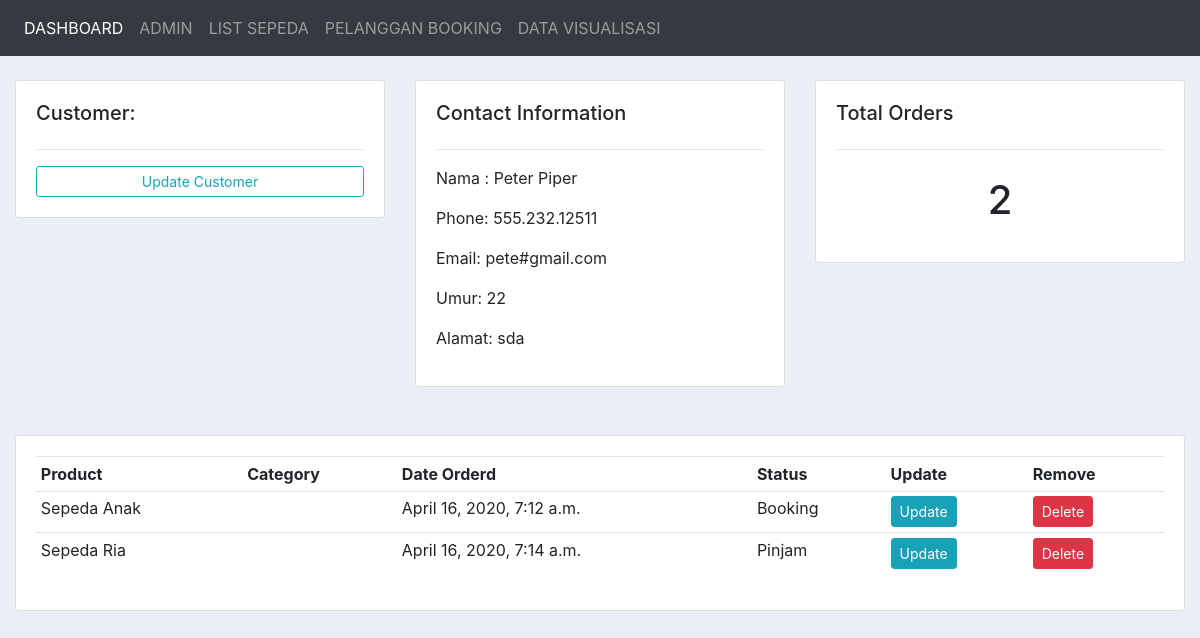
Page /customer/2/ on the earlier database version.
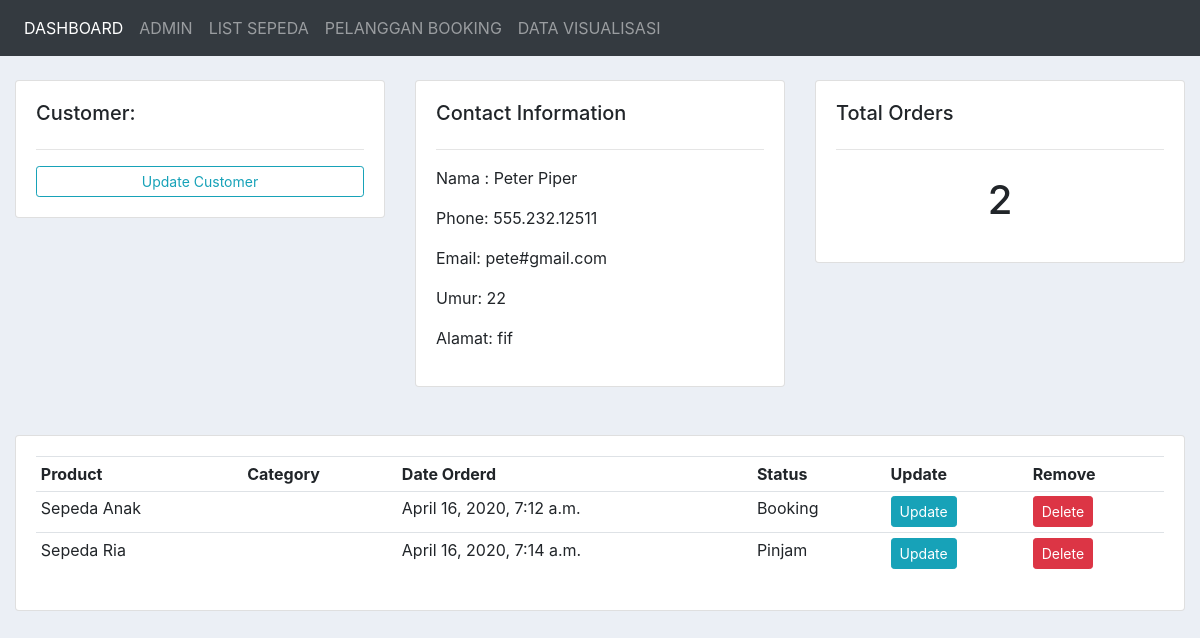
Same page on the later database version.
### accounts/models.py (models this page shows, shortened)
class Customer(models.Model):
	name = models.CharField(max_length=200, null=True)
	phone = models.CharField(max_length=200, null=True)
	email = models.CharField(max_length=200, null=True)
	umur = models.CharField(max_length=200, null=True)
	alamat = models.CharField(max_length=200, null=True)
	date_created = models.DateTimeField(auto_now_add=True, null=True)

class Order(models.Model):
	STATUS = (
			('Booking', 'Booking'),
			('Pinjam', 'Pinjam'),
			('Selesai', 'Selesai')
			)
	PINJAM = (
		('1 Hari', '1 Hari'),
		('1 Minggu', '1 Minggu'),
		('1 Bulan', '1 Bulan')
	)
	customer = models.ForeignKey(Customer, null=True, on_delete= models.SET_NULL)
	product = models.ForeignKey(Product, null=True, on_delete= models.SET_NULL)
	date_created = models.DateTimeField(auto_now_add=True, null=True)
	status = models.CharField(max_length=200, null=True, choices=STATUS)
	pinjam = models.CharField(max_length=200, null=True, choices=PINJAM)
	total = models.FloatField(max_length=200, null=True)

class Product(models.Model):
	name = models.CharField(max_length=200, null=True)
	price = models.FloatField(null=True)
	priceweek = models.FloatField(null=True)
	pricemonth = models.FloatField(null=True)
	stok = models.FloatField(null=True)
	date_created = models.DateTimeField(auto_now_add=True, null=True)
	def __str__(self):
		return self.name

### accounts/views.py (the view)
# urls.py: path('customer/<str:pk_test>/', views.customer, name="customer"),
def customer(request, pk_test):
	customer = Customer.objects.get(id=pk_test)
	orders = customer.order_set.all()
	order_count = orders.count()
	context = {'customer':customer, 'orders':orders, 'order_count':order_count}
	return render(request, 'accounts/customer.html',context)

### accounts/templates/accounts/customer.html (shortened to what this page needs)
{%  extends 'accounts/main.html' %}
{% block content %}
	<br>
<div class="row">
	<div class="col-md">
		<div class="card card-body">
			<h5>Customer:</h5>
			<hr>
			<a class="btn btn-outline-info  btn-sm btn-block" href="{% url 'update_customer' customer.id %}">Update Customer</a>
		</div>
	</div>
	<div class="col-md">
		<div class="card card-body">
			<h5>Contact Information</h5>
			<hr>
			<p>Nama : {{customer.name}}</p>
			<p>Phone: {{customer.phone}}</p>
			<p>Email: {{customer.email}}</p>
			<p>Umur: {{customer.umur}}</p>
			<p>Alamat: {{customer.alamat}}</p>
		</div>
	</div>
	<div class="col-md">
		<div class="card card-body">
			<h5>Total Orders</h5>
			<hr>
			<h1 style="text-align: center;padding: 10px">{{order_count}}</h1>
		</div>
	</div>
</div>
<br>
<br>
<div class="row">
	<div class="col-md">
		<div class="card card-body">
			<table class="table table-sm">
				<tr>
					<th>Product</th>
					<th>Category</th>
					<th>Date Orderd</th>
					<th>Status</th>
					<th>Update</th>
					<th>Remove</th>
				</tr>
				{% for order in orders %}
				<tr>
					<td>{{order.product}}</td>
					<td>{{order.product.category}}</td>
					<td>{{order.date_created}}</td>
					<td>{{order.status}}</td>
					<td><a class="btn btn-sm btn-info" href="{% url 'update_order' order.id %}">Update</a></td>
					<td><a class="btn btn-sm btn-danger" href="{% url 'delete_order' order.id %}">Delete</a></td>
				</tr>
				{% endfor %}
			</table>
		</div>
	</div>
</div>
{% endblock %}

### accounts/templates/accounts/main.html (shortened to what this page needs)
{% load static %}
<!DOCTYPE html>
<html>
<head>
	<link rel="stylesheet" href="https://stackpath.bootstrapcdn.com/bootstrap/4.3.1/css/bootstrap.min.css">
    <link rel="stylesheet" href="https://cdnjs.cloudflare.com/ajax/libs/Chart.js/2.8.0/Chart.min.css" />
	<link rel="stylesheet" type="text/css" href="{% static '/css/main.css' %}">
	<link href="http://cdn.pydata.org/bokeh/release/bokeh-2.0.2.min.css" rel=”stylesheet” type=”text/css">
    <link href="http://cdn.pydata.org/bokeh/release/bokeh-widgets-2.0.2.min.css" rel=”stylesheet” type=”text/css”>
</head>
<body>
	{%  include 'accounts/navbar.html' %}
	<div class="container-fluid">
	{% block content %}
	{% endblock content%}
    </div>
</body>
</html>

### accounts/templates/accounts/navbar.html (shortened to what this page needs)
{% load static %}
<nav class="navbar navbar-expand-lg navbar-dark bg-dark">
  <div class="collapse navbar-collapse" id="navbarNav">
    <ul class="navbar-nav">
      <li class="nav-item active">
        <a class="nav-link" href="{% url 'awal' %}">DASHBOARD</a>
      </li>
      <li class="nav-item ">
        <a class="nav-link" href="{% url 'home' %}">ADMIN</a>
      </li>
      <li class="nav-item">
        <a class="nav-link" href="{% url 'products' %}">LIST SEPEDA</a>
      </li>
      <li class="nav-item">
        <a class="nav-link" href="{% url 'create_order' %}">PELANGGAN BOOKING</a>
      </li>
      <li class="nav-item">
        <a class="nav-link" href="{% url 'datavisualumur' %}">DATA VISUALISASI</a>
      </li>
    </ul>
  </div>
</nav>

### static/css/main.css (style rules this page uses)
body { background-color: #ebeff5; }

Differences in the rows shown:
changed Customer "Peter Piper": alamat "sda" → "fif"
